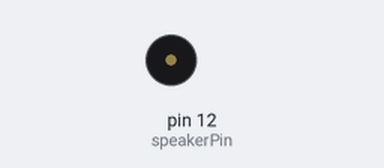
Simulated run of this sketch. Board: Arduino Uno, built with avr-gcc and run on an emulated ATmega328P. Parts: buzzer (waves = sounding).

Above: at 0.6 s.
Timing chart, 0 to 3.0 s (numbered marks = the images above):
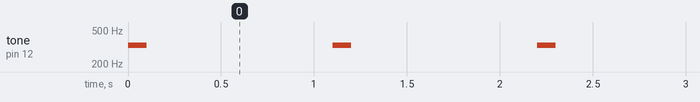

Measured:
- by itself, tone on pin 12 (speakerPin): alternates 330 Hz for 0.10 s and silent for 1.0 s

The sketch:

test_buzzer.ino
```cpp
// Code permettant de tester le buzzer
/*
Adafruit Arduino - Lesson 10. Simple Sounds
*/
int speakerPin = 12;
int sound = 1;

// Différents tons
int tones[] = {261, 277, 294, 311, 330, 349, 370, 392, 415, 440};
//            mid C  C#   D    D#   E    F    F#   G    G#   A

void setup()
{
}

void loop()
{
  if(sound == 1){
    tone(speakerPin,tones[4]); // Génération du son tone(pin,ton_choisi)
    delay(100);
    sound = 0;
  }
  noTone(speakerPin);
  delay(1000);
  sound = 1;
}
```
